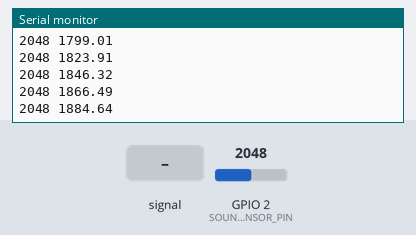
Simulated run of this sketch. Board: ESP32. Parts: the last lines printed to the serial monitor. The test bench sets the inputs (shaded band); at power-on: GPIO 2 (SOUND_SENSOR_PIN) = 2048.

Above: at 1.2 s.
1.3 s: GPIO 2 (SOUND_SENSOR_PIN) fed a 200 Hz sine of ±327 counts around its level
At 1.32 s:
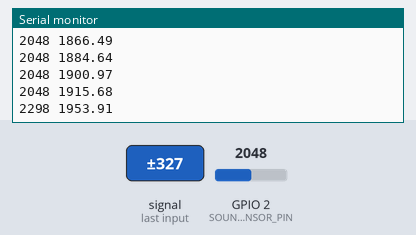
2.8 s: GPIO 2 (SOUND_SENSOR_PIN) set to 2866
At 2.83 s:
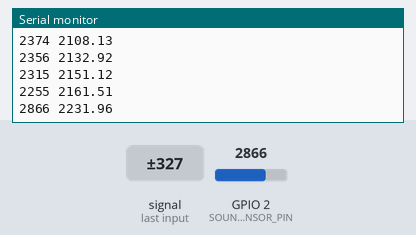
4.3 s: GPIO 2 (SOUND_SENSOR_PIN) fed a 1000 Hz sine of ±1023 counts around its level
5.8 s: GPIO 2 (SOUND_SENSOR_PIN) set to 3603
At 5.84 s:
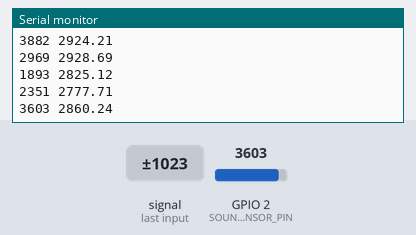
Timing chart, 0 to 8.3 s (numbered marks = the images above; inputs shaded):
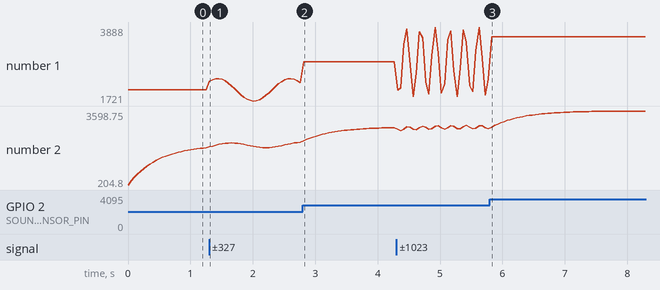

Measured:
- after the input at 1.3 s, the serial monitor: prints a new line at once (image 1)
- plotted number 1: 2048 → 2255 after the input at 1.3 s
- plotted number 2: 1915.68 → 2161.51 after the input at 1.3 s

The sketch:

sound_sensor.ino
```cpp
// Define os pinos usados pelo sensor KY-037
#define SOUND_SENSOR_PIN 2  // Pino GPIO 02 (analógico no ESP32)

// Variáveis para armazenar a leitura do sensor
int soundLevel = 0;
float filteredSoundLevel = 0;  // Inicialização do valor filtrado

// Parâmetros do filtro
float alpha = 0.1;  // Ajuste para controlar a frequência de corte do filtro (0 < alpha <= 1)

void setup() {
  // Inicializa a comunicação serial
  Serial.begin(115200);

  // Configura o pino como entrada
  pinMode(SOUND_SENSOR_PIN, INPUT);
}

void loop() {
  // Lê o valor analógico do sensor de som
  soundLevel = analogRead(SOUND_SENSOR_PIN);

  // Aplica o filtro IIR passa-baixa
  filteredSoundLevel = alpha * soundLevel + (1 - alpha) * filteredSoundLevel;

  // Exibe os valores no monitor serial
  //Serial.print("Raw: ");
  Serial.print(soundLevel);
  //Serial.print(" | Filtered: ");
  Serial.print(" ");
  Serial.println(filteredSoundLevel);

  // Aguarda um tempo para evitar sobrecarregar o monitor serial
  delay(50);  // Ajuste o tempo conforme necessário para sua aplicação
}
```
